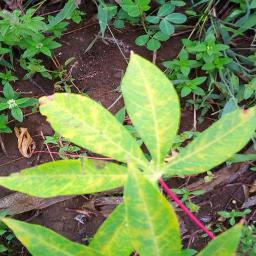
#> input picture AnalyseCassacaDiseases/images/4.jpg, 256 x 256 px
$ python -i _api_analyse_contour.py   (imports and definitions only)
#> lines starting #> are read from the running program, lines starting #| are printed output that depends on the picture; after the words box and inside, x2 and y2 are one past the last pixel; in counts of white or black regions, pixels touching at a corner belong together
from flask import Flask, request, jsonify
import cv2
import numpy as np
from skimage.feature import graycomatrix, graycoprops

# [1 line not run here, left out]

def calculer_caracteristiques_contour(image_path):
    # Charger l'image en niveaux de gris
#> called with image_path = '../images/4.jpg'
    image_gray = cv2.imread(image_path, cv2.IMREAD_GRAYSCALE)
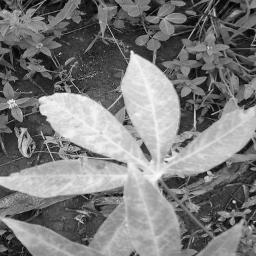
#> image_gray: shape (256, 256); min 0, max 254, mean 123.6

    # Appliquer un seuillage pour obtenir une image binaire
    _, thresh = cv2.threshold(image_gray, 127, 255, cv2.THRESH_BINARY)
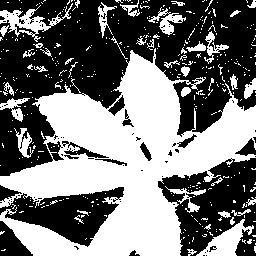
#> thresh: shape (256, 256); 46.7% white; 399 white regions (356 under 20 px)

    # Trouver les contours dans l'image seuillée
    contours, _ = cv2.findContours(thresh, cv2.RETR_EXTERNAL, cv2.CHAIN_APPROX_SIMPLE)
#> contours = 395 contours, 368 with area under 20; largest, box (x1, y1, x2, y2) and area: (0, 48, 256, 256) 24904, (196, 219, 254, 256) 791, (0, 3, 73, 42) 775, (148, 7, 186, 35) 293, (0, 98, 30, 122) 225

    # Si aucun contour n'est trouvé, retourner None
    if len(contours) == 0:
        return None

    # Sélectionner le contour le plus grand (assumant qu'il s'agit du contour de l'objet principal)
    contour = max(contours, key=cv2.contourArea)
#> contour = contour of 1014 points, box (x1, y1, x2, y2) (0, 48, 256, 256), area 24904

    # Calculer les caractéristiques de contour
    surface_contour = cv2.contourArea(contour)
#> surface_contour = 24903.5
    perimeter = cv2.arcLength(contour, True)
#> perimeter = 2069
    x, y, width, height = cv2.boundingRect(contour)
#> x = 0; y = 48; width = 256; height = 208
    surface_normalisée = surface_contour / (image_gray.shape[0] * image_gray.shape[1])
#> surface_normalisée = 0.38
    perimeter_normalisé = perimeter / (2 * (image_gray.shape[0] + image_gray.shape[1]))
#> perimeter_normalisé = 2.02
    rapport_aspect = width / height
#> rapport_aspect = 1.23

    # Mettre en forme les résultats
    caracteristiques_contour = {
        'surface': surface_contour,
        'perimetre': perimeter,
        'largeur': width,
        'hauteur': height,
        'surface_normalisee': surface_normalisée,
        'perimetre_normalise': perimeter_normalisé,
        'rapport_aspect': rapport_aspect
    }
#> caracteristiques_contour = {'surface': 24903.5, 'perimetre': 2069, 'largeur': 256, 'hauteur': 208, 'surface_normalisee': 0.38, 'perimetre_normalise': 2.02, 'rapport_aspect': 1.23}

    return caracteristiques_contour

# [14 lines that did not run here, left out]

# [2 lines not run here, left out]

>>> result = calculer_caracteristiques_contour('../images/4.jpg')
#> result has the same summary as caracteristiques_contour in calculer_caracteristiques_contour

$ run again, on AnalyseCassacaDiseases/images/5.jpg
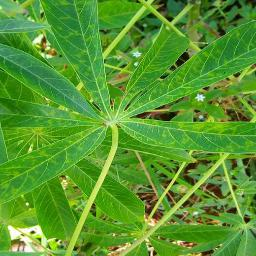
#> input picture AnalyseCassacaDiseases/images/5.jpg, 256 x 256 px
#> in calculer_caracteristiques_contour, `image_gray = cv2.imread(image_path, cv2.IMREAD_GRAYSCALE)`:
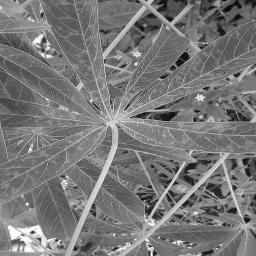
#> image_gray: shape (256, 256); min 0, max 255, mean 119.9
#> in calculer_caracteristiques_contour, `_, thresh = cv2.threshold(image_gray, 127, 255, cv2.THRESH_BINARY)`:
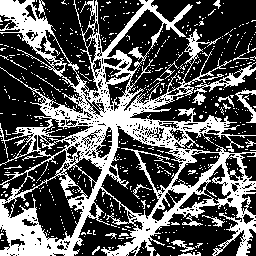
#> thresh: shape (256, 256); 34.5% white; 599 white regions (574 under 20 px)
#> contours = 423 contours, 414 with area under 20; largest, box (x1, y1, x2, y2) and area: (0, 0, 256, 256) 33290, (192, 62, 256, 105) 386, (235, 90, 256, 123) 140, (171, 240, 195, 252) 58, (202, 215, 225, 227) 43
#> contour = contour of 2945 points, box (x1, y1, x2, y2) (0, 0, 256, 256), area 33290
#> surface_contour = 33290.5
#> perimeter = 5684
#> x = 0; width = 256
#> surface_normalisée = 0.508
#> perimeter_normalisé = 5.55
#> rapport_aspect = 1
#> caracteristiques_contour = {'surface': 33290.5, 'perimetre': 5684, 'largeur': 256, 'hauteur': 256, 'surface_normalisee': 0.508, 'perimetre_normalise': 5.55, 'rapport_aspect': 1}
#> result has the same summary as caracteristiques_contour in calculer_caracteristiques_contour

$ run again, on AnalyseCassacaDiseases/images/6.jpg
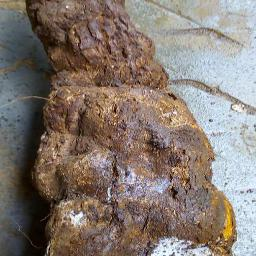
#> input picture AnalyseCassacaDiseases/images/6.jpg, 256 x 256 px
#> in calculer_caracteristiques_contour, `image_gray = cv2.imread(image_path, cv2.IMREAD_GRAYSCALE)`:
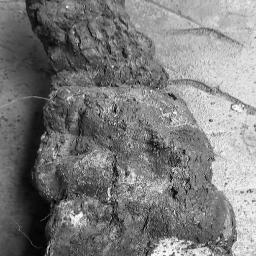
#> image_gray: shape (256, 256); min 0, max 255, mean 123.4
#> in calculer_caracteristiques_contour, `_, thresh = cv2.threshold(image_gray, 127, 255, cv2.THRESH_BINARY)`:
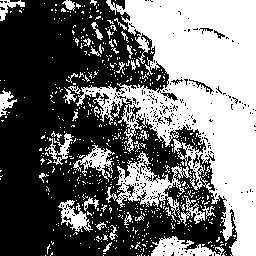
#> thresh: shape (256, 256); 43.2% white; 608 white regions (571 under 20 px)
#> contours = 598 contours, 579 with area under 20; largest, box (x1, y1, x2, y2) and area: (76, 0, 256, 256) 23458, (151, 236, 224, 256) 680, (58, 200, 93, 232) 454, (73, 145, 115, 182) 451, (45, 133, 74, 165) 245
#> contour = contour of 1736 points, box (x1, y1, x2, y2) (76, 0, 256, 256), area 23458
#> surface_contour = 23458
#> perimeter = 3241.9
#> x = 76; y = 0; width = 180; height = 256
#> surface_normalisée = 0.358
#> perimeter_normalisé = 3.17
#> rapport_aspect = 0.703
#> caracteristiques_contour = {'surface': 23458, 'perimetre': 3241.9, 'largeur': 180, 'hauteur': 256, 'surface_normalisee': 0.358, 'perimetre_normalise': 3.17, 'rapport_aspect': 0.703}
#> result has the same summary as caracteristiques_contour in calculer_caracteristiques_contour

$ run again, on AnalyseCassacaDiseases/images/7.jpg
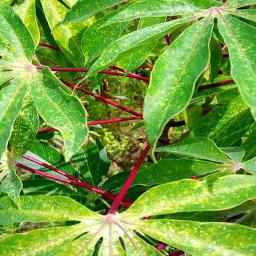
#> input picture AnalyseCassacaDiseases/images/7.jpg, 256 x 256 px
#> in calculer_caracteristiques_contour, `image_gray = cv2.imread(image_path, cv2.IMREAD_GRAYSCALE)`:
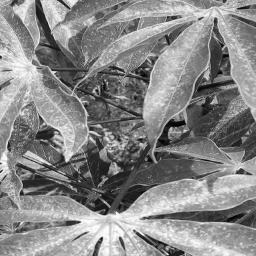
#> image_gray: shape (256, 256); min 0, max 255, mean 135.2
#> in calculer_caracteristiques_contour, `_, thresh = cv2.threshold(image_gray, 127, 255, cv2.THRESH_BINARY)`:
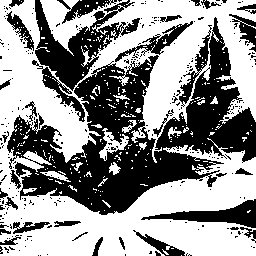
#> thresh: shape (256, 256); 56.8% white; 299 black regions (266 under 20 px)
#> contours = 259 contours, 248 with area under 20; largest, box (x1, y1, x2, y2) and area: (0, 0, 256, 256) 37188, (99, 128, 129, 161) 328, (40, 171, 71, 182) 100, (109, 162, 121, 175) 67, (122, 120, 137, 133) 53
#> contour = contour of 2577 points, box (x1, y1, x2, y2) (0, 0, 256, 256), area 37188
#> surface_contour = 37187.5
#> perimeter = 5278.7
#> x = 0; width = 256
#> surface_normalisée = 0.567
#> perimeter_normalisé = 5.15
#> rapport_aspect = 1
#> caracteristiques_contour = {'surface': 37187.5, 'perimetre': 5278.7, 'largeur': 256, 'hauteur': 256, 'surface_normalisee': 0.567, 'perimetre_normalise': 5.15, 'rapport_aspect': 1}
#> result has the same summary as caracteristiques_contour in calculer_caracteristiques_contour
